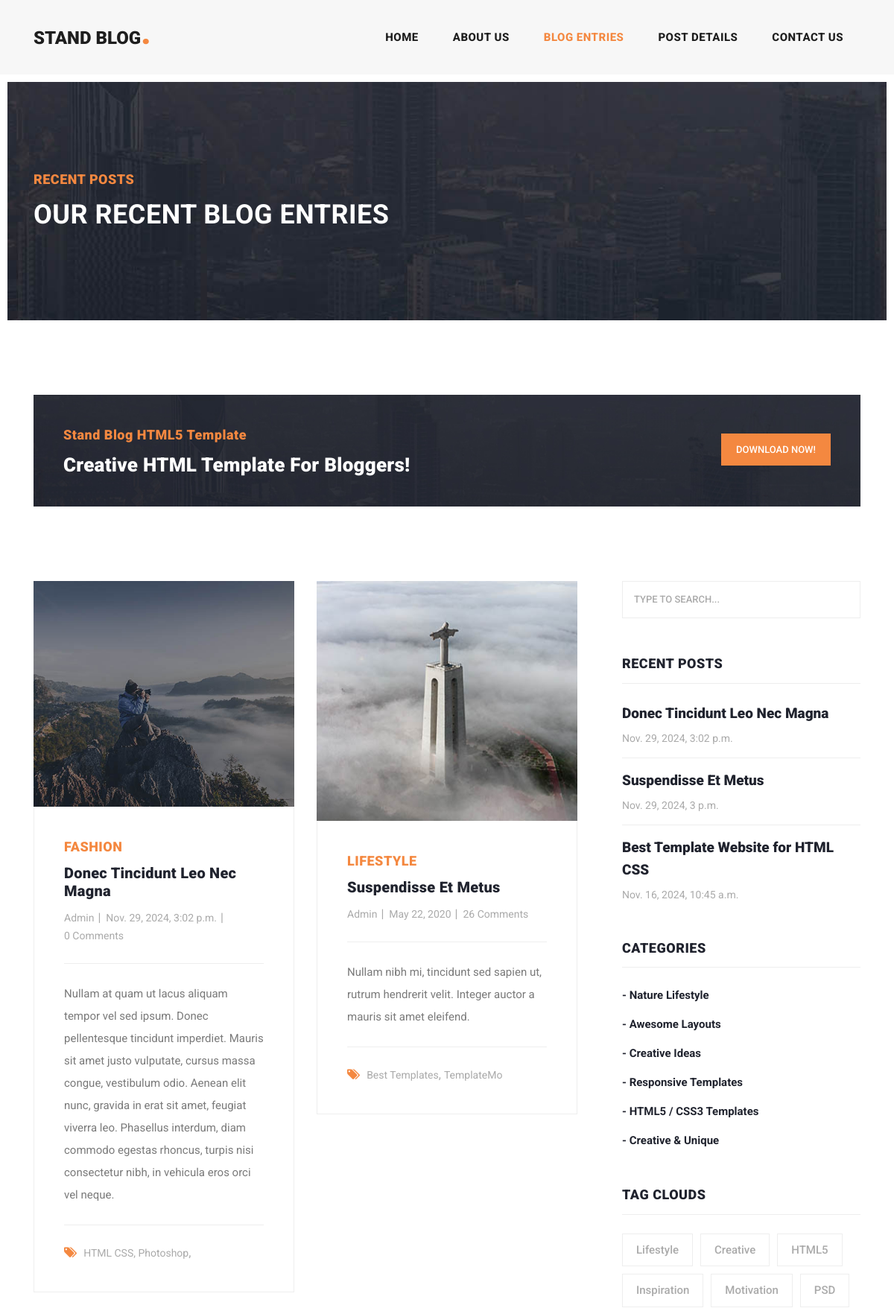
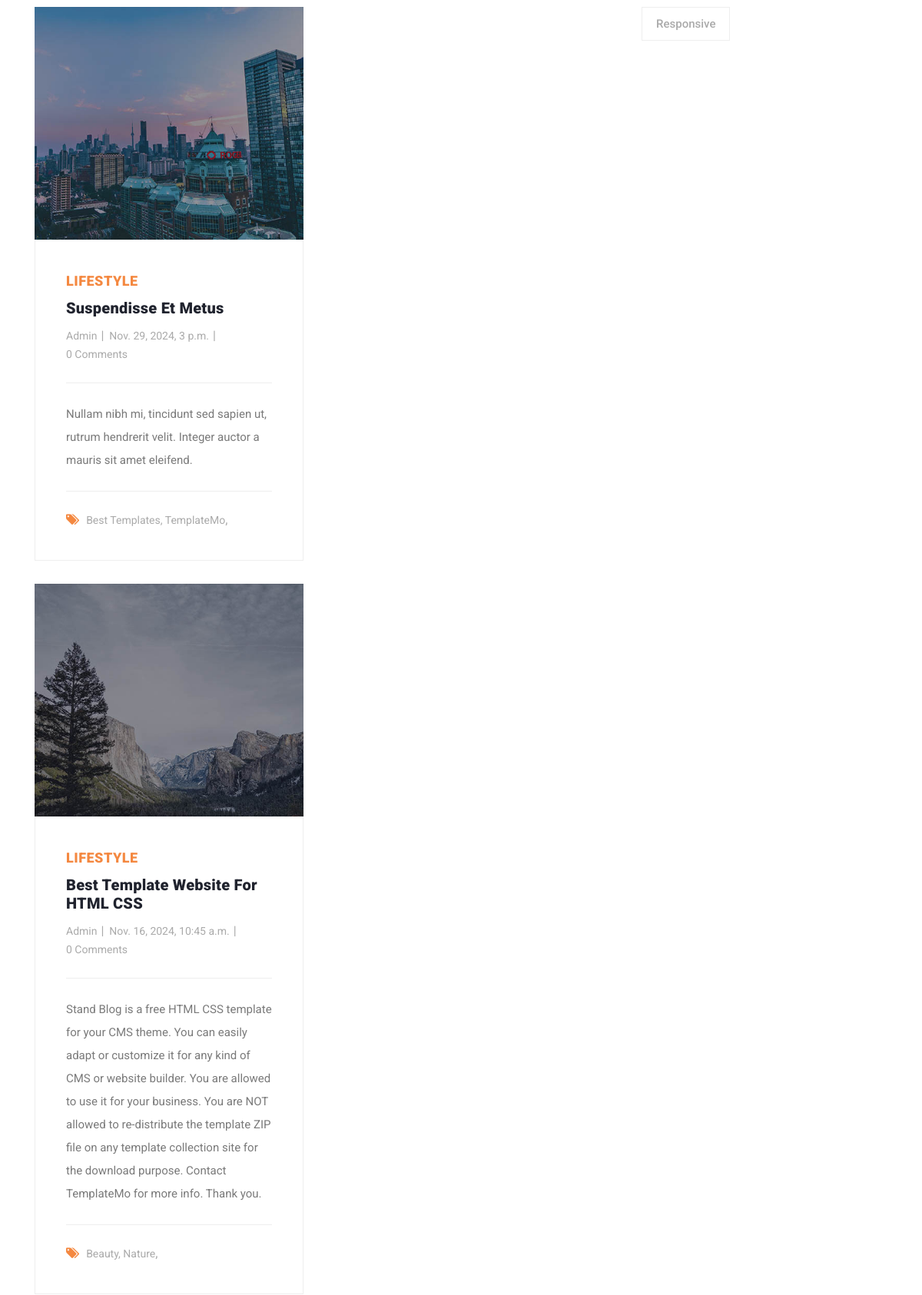
Screenshot of /blog/ (upper part) with the database file from the repository (2 pictures, top to bottom).
### syte/models.py (models this page shows, shortened)
class BlogTemplate(models.Model):
    template_name=models.CharField(max_length=60)
    title=models.CharField(max_length=60)
    button=models.CharField(max_length=16, default="Download Now!")

class Topic(models.Model):
    title=models.CharField(max_length=16, verbose_name="Write the name of topic")
    description=models.CharField(max_length=50, verbose_name="Write the description")
    image=models.ImageField(upload_to="images/",verbose_name="Put the image", null=True, blank=True)
    created=models.DateTimeField(auto_now_add=True)
    information=models.TextField(max_length=950, verbose_name="Write the information about topic", null=True, blank=True)
    contact_links=models.ManyToManyField(Contact_link, verbose_name="Write the available contact links")
    short_desc=models.CharField(max_length=30, verbose_name="Write Characteristic 2 words", null=True, blank=True)

class Categories(models.Model):
    categories=models.CharField(max_length=30, verbose_name="Write any category")

class Tags(models.Model):
    tags=models.CharField(max_length=30, verbose_name="Write tha tags")

### syte/views.py (the view)
# urls.py: 2. Add a URL to urlpatterns:  path('blog/', include('blog.urls'))
def blog(request):
    try:
        blog_template=BlogTemplate.objects.get()
    except BlogTemplate.DoesNotExist:
        blog_template=None
    categories=Categories.objects.all()
    tags=Tags.objects.all()
    topics=Topic.objects.all()
    topic_comment_counts=[]
    recent_topics=Topic.objects.order_by('-created')[:3]
    recent_topics_all=[]
    contact_links=Contact_link.objects.all()
    for topic in topics:
        comment_count=topic.comments.count()
        topic_comment_counts.append({'topic':topic, 'comment_count': comment_count})
    for rec_topic in recent_topics:
        comment_count=topic.comments.count()
        recent_topics_all.append({'topic':rec_topic, 'comment_count':comment_count})
    context={'blog_template':blog_template, 'topic_comment_counts':topic_comment_counts, 'recent_topics':recent_topics_all, 'categories':categories, 'tags':tags, 'contact_links':contact_links}
    return render(request, 'syte/blog.html', context)

### syte/models.py (called while the page is built)
    def __str__(self):
        return self.get_contact_display()

### syte/templates/syte/blog.html (shortened to what this page needs)
<!DOCTYPE html>
<html lang="en">
  <head>
    <link href="/static/vendor/bootstrap/css/bootstrap.min.css" rel="stylesheet">
    <link rel="stylesheet" href="/static/assets/css/fontawesome.css">
    <link rel="stylesheet" href="/static/assets/css/templatemo-stand-blog.css">
    <link rel="stylesheet" href="/static/assets/css/owl.css">
  </head>
  <body>
    <header class="">
      <nav class="navbar navbar-expand-lg">
        <div class="container">
          <a class="navbar-brand" href="{% url 'index' %}"><h2>Stand Blog<em>.</em></h2></a>
          <div class="collapse navbar-collapse" id="navbarResponsive">
            <ul class="navbar-nav ml-auto">
              <li class="nav-item">
                <a class="nav-link" href="{% url 'index' %}">Home
                </a>
              </li>
              <li class="nav-item">
                <a class="nav-link" href="{% url 'about' %}">About Us</a>
              </li>
              <li class="nav-item active">
                <a class="nav-link" href="{% url 'blog' %}">Blog Entries</a>
              </li>
              <li class="nav-item">
                <a class="nav-link" href="{% url 'post-details' %}">Post Details</a>
              </li>
              <li class="nav-item">
                <a class="nav-link" href="{% url 'contact' %}">Contact Us</a>
              </li>
            </ul>
          </div>
        </div>
      </nav>
    </header>
    <div class="heading-page header-text">
      <section class="page-heading">
        <div class="container">
          <div class="row">
            <div class="col-lg-12">
              <div class="text-content">
                <h4>Recent Posts</h4>
                <h2>Our Recent Blog Entries</h2>
              </div>
            </div>
          </div>
        </div>
      </section>
    </div>
    <section class="call-to-action">
      <div class="container">
        <div class="row">
          <div class="col-lg-12">
            <div class="main-content">
              <div class="row">
                <div class="col-lg-8">
                  {% if blog_template %}
                  <span>{{blog_template.template_name}}</span>
                  <h4>{{blog_template.title}}</h4>
                  {% else %}
                  <p>There's not blog template</p>
                  {%endif%}
                </div>
                <div class="col-lg-4">
                  <div class="main-button">
                    <a rel="nofollow" href="https://templatemo.com/tm-551-stand-blog" target="_parent">{{blog_template.button}}</a>
                  </div>
                </div>
              </div>
            </div>
          </div>
        </div>
      </div>
    </section>
    <section class="blog-posts grid-system">
      <div class="container">
        <div class="row">
          <div class="col-lg-8">
            <div class="all-blog-posts">
              <div class="row">
                <div class="col-lg-6">
                  {%for item in recent_topics%}
                  <div class="blog-post">
                    <div class="blog-thumb">
                      <img src="{{item.topic.image.url}}" alt="">
                    </div>
                    <div class="down-content">
                      <span>{{item.topic.title}}</span>
                      <a href="{% url 'post-details' %}"><h4>{{item.topic.description}}</h4></a>
                      <ul class="post-info">
                        <li><a href="#">Admin</a></li>
                        <li><a href="#">{{item.topic.created}}</a></li>
                        <li><a href="#">{{item.comment_count}} Comments</a></li>
                      </ul>
                      <p>{{item.topic.information}}</p>
                      <div class="post-options">
                        <div class="row">
                          <div class="col-lg-12">
                            <ul class="post-tags">
                              <li><i class="fa fa-tags"></i></li>
                              <li><a href="#">{{item.topic.short_desc}}</a>,</li>
                            </ul>
                          </div>
                        </div>
                      </div>
                    </div>
                  </div>
                  {%endfor%}
              </div>
                <div class="col-lg-6">
                  <div class="blog-post">
                    <div class="blog-thumb">
                      <img src="/static/assets/images/blog-thumb-02.jpg" alt="">
                    </div>
                    <div class="down-content">
                      <span>Lifestyle</span>
                      <a href="{% url 'post-details' %}"><h4>Suspendisse et metus</h4></a>
                      <ul class="post-info">
                        <li><a href="#">Admin</a></li>
                        <li><a href="#">May 22, 2020</a></li>
                        <li><a href="#">26 Comments</a></li>
                      </ul>
                      <p>Nullam nibh mi, tincidunt sed sapien ut, rutrum hendrerit velit. Integer auctor a mauris sit amet eleifend.</p>
                      <div class="post-options">
                        <div class="row">
                          <div class="col-lg-12">
                            <ul class="post-tags">
                              <li><i class="fa fa-tags"></i></li>
                              <li><a href="#">Best Templates</a>,</li>
                              <li><a href="#">TemplateMo</a></li>
                            </ul>
                          </div>
                        </div>
                      </div>
                    </div>
                  </div>
                </div>
              </div>
            </div>
          </div>
          <div class="col-lg-4">
            <div class="sidebar">
              <div class="row">
                <div class="col-lg-12">
                  <div class="sidebar-item search">
                    <form id="search_form" name="gs" method="GET" action="#">
                      <input type="text" name="q" class="searchText" placeholder="type to search..." autocomplete="on">
                    </form>
                  </div>
                </div>
                <div class="col-lg-12">
                  <div class="sidebar-item recent-posts">
                    <div class="sidebar-heading">
                      <h2>Recent Posts</h2>
                    </div>
                    <div class="content">
                      <ul>
                        {% for item in recent_topics %}
                        <li><a href="{% url 'post-details' %}">
                          <h5>{{item.topic.description}}</h5>
                          <span>{{item.topic.created}}</span>
                        </a></li>
                        {%endfor%}
                      </ul>
                    </div>
                  </div>
                </div>
                <div class="col-lg-12">
                  <div class="sidebar-item categories">
                    <div class="sidebar-heading">
                      <h2>Categories</h2>
                    </div>
                    <div class="content">
                      <ul>
                        {%for category in categories%}
                        <li><a href="#">- {{category.categories}}</a></li>
                        {% endfor %}
                      </ul>
                    </div>
                  </div>
                </div>
                <div class="col-lg-12">
                  <div class="sidebar-item tags">
                    <div class="sidebar-heading">
                      <h2>Tag Clouds</h2>
                    </div>
                    <div class="content">
                      <ul>
                        {%for item in tags%}
                        <li><a href="#">{{item.tags}}</a></li>
                        {%endfor%}
                      </ul>
                    </div>
                  </div>
                </div>
              </div>
            </div>
          </div>
        </div>
      </div>
    </section>
  </body>
</html>

### rows the page displays
BlogTemplate: template_name "Stand Blog HTML5 Template", title "Creative HTML Template For Bloggers!", button "DOWNLOAD NOW!"
Topic: topic.image (picture), topic "FASHION", topic.description "Donec Tincidunt Leo Nec Magna", topic.created "Nov. 29, 2024, 3:02 p.m.", comment_count "0", topic.information "Nullam at quam ut lacus aliquam tempor vel sed ipsum. Donec pellentesque tincidunt imperdiet. Mauris sit amet justo vulputate, cursus massa congue, vestibulum odio. Aenean elit nunc, gravida in erat sit amet, feugiat viverra leo. Phasellus interdum, diam commodo egestas rhoncus, turpis nisi consectetur nibh, in vehicula eros orci vel neque.", topic.short_desc "HTML CSS, Photoshop"
Topic: topic.image (picture), topic "LIFESTYLE", topic.description "Suspendisse Et Metus", topic.created "Nov. 29, 2024, 3 p.m.", comment_count "0", topic.information "Nullam nibh mi, tincidunt sed sapien ut, rutrum hendrerit velit. Integer auctor a mauris sit amet eleifend.", topic.short_desc "Best Templates, TemplateMo"
Topic: topic.image (picture), topic "LIFESTYLE", topic.description "Best Template Website For HTML CSS", topic.created "Nov. 16, 2024, 10:45 a.m.", comment_count "0", topic.information "Stand Blog is a free HTML CSS template for your CMS theme. You can easily adapt or customize it for any kind of CMS or website builder. You are allowed to use it for your business. You are NOT allowed to re-distribute the template ZIP file on any template collection site for the download purpose. Contact TemplateMo for more info. Thank you.", topic.short_desc "Beauty, Nature", topic.description "Best Template Website for HTML CSS"
Categories: categories "Nature Lifestyle"
Categories: categories "Awesome Layouts"
Categories: categories "Creative Ideas"
Categories: categories "Responsive Templates"
Categories: categories "HTML5 / CSS3 Templates"
Categories: categories "Creative & Unique"
Tags: tags "Lifestyle"
Tags: tags "Creative"
Tags: tags "HTML5"
Tags: tags "Inspiration"
Tags: tags "Motivation"
Tags: tags "PSD"
Tags: tags "Responsive"
